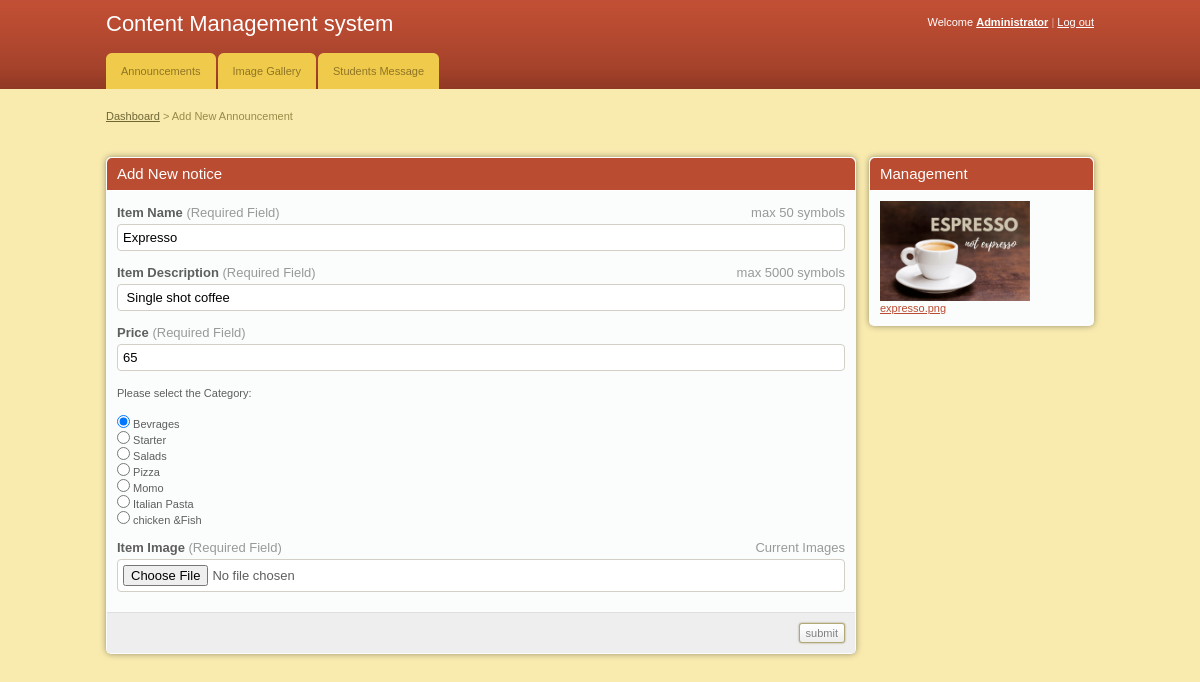
The page /edit.php?id=1 on the database its author committed.
### tables this page shows
CREATE TABLE `menu` (
  `id` int(11) NOT NULL,
  `item_name` text,
  `price` int(11) NOT NULL,
  `category` int(11) NOT NULL,
  `image` text NOT NULL
);

CREATE TABLE `categories` (
  `id` int(11) NOT NULL,
  `category_name` varchar(255) DEFAULT NULL
);

### edit.php (the view, shortened to what this page needs)
<!DOCTYPE html PUBLIC "-//W3C//DTD XHTML 1.0 Transitional//EN" "http://www.w3.org/TR/xhtml1/DTD/xhtml1-transitional.dtd">
<html xmlns="http://www.w3.org/1999/xhtml">
<head>
	<link rel="stylesheet" href="css/style.css" type="text/css" media="all" />
</head>
<body>
<div id="header">
	<div class="shell">
		<?php
			include 'menu.php';
		?>
		</div>
	</div>
<div id="container">
	<div class="shell">
		<div class="small-nav">
			<a href="index.php">Dashboard</a>
			<span>&gt;</span>
			Add New Announcement
		</div>
		<br />
		<div id="main">
			<div id="content">
				<div class="box">
					<div class="box-head">
						<h2>Add New notice</h2>
					</div>
					<form action="" method="post" enctype="multipart/form-data">
						 <?php
								  include 'database.php';
								  $id = $_GET['id'];
									$select = "SELECT * FROM menu where id=$id";
									$result = $conn->query($select);
									$num = $result->num_rows;
									if($num>0){
									while($row = $result->fetch_assoc()){
										list($title,$descript) = explode(":", $row['item_name']);
										$image=$row['image'];
										?>
									<div class="form">
								<p>
									<span class="req">max 50 symbols</span>
									<label>Item Name <span>(Required Field)</span></label>
									<input type="text" class="field size1" name="title" value="<?php echo $title; ?>" required />
								</p>
								<p>
									<span class="req">max 5000 symbols</span>
									<label>Item Description <span>(Required Field)</span></label>
									<input type="text" class="field size1" name="notice" value="<?php echo $descript; ?>"  />
								</p>
								<p>
									<label>Price <span>(Required Field)</span></label>
									<input type="text" class="field size1" name="price" value="<?php echo $row['price']; ?>" required />
								</p>
								<p>Please select the Category:</p>
								  <?php
								  include 'database.php';
									$select = "SELECT * FROM categories ";
									$results = $conn->query($select);
									while($rows = $results->fetch_assoc()){
										if($rows['id']==$row['category']){
											?>
											 <input  type="radio" name="radio" value="<?php echo $rows['id'] ?>" checked> <?php echo $rows['category_name'] ?><br>
											<?php
										}else {
								  ?>
								  <input  type="radio" name="radio" value="<?php echo $rows['id'] ?>"> <?php echo $rows['category_name'] ?><br>
								   <?php
									}
									}?>
									<br>
								<p>
									<span class="req">Current Images</span>
									<label>Item Image <span>(Required Field)</span></label>
									<input type="file" class="field size1" name="image"  />
								</p>
						</div>
						<div class="buttons">
							<input type="submit" class="button" value="submit" name="send" />
						</div>
										<?php
										}
									}else echo "null";
								  ?>
					</form>
				</div>
			</div>
			<div id="sidebar">
				<div class="box">
					<div class="box-head">
						<h2>Management</h2>
					</div>
					<div class="box-content">
						<img src="image/<?php echo $image ?>" height=100 alt="<?php echo $image ?>">
						<a><?php echo $image ?></a>
					</div>
				</div>
			</div>
		</div>
	</div>
</div>
</body>
</html>

### css/style.css (style rules this page uses)
* { padding:0; margin:0; outline:0; }
body { background:#f9ebae; font-family: Verdana, sans-serif; font-size:11px; line-height:14px; color:#5e5e5e; }
input, textarea, select { font-family: Verdana, sans-serif; font-size:13px; }
.field { border:solid 1px #d3cfc7; background:#fff; padding:5px; }
.button { background:#eee url(images/button.gif) repeat-x 0 0; border:solid 1px #b1a874; color:#7f7f7f; font-size:11px; padding:2px 6px 2px 6px; cursor:pointer; line-height:14px !important; }
a { color:#ba4c32; text-decoration: underline; cursor:pointer; }
h2 { font-size:15px; font-weight: normal; }
.shell { width:988px; margin:0 auto; }
#header { height:89px; background:url(images/header.gif); white-space:nowrap; }
#container { padding:20px 0; }
.small-nav { color:#978b48; padding-bottom:20px; }
.small-nav a { color:#6f6636; }
#content { float:left; width:750px; }
#sidebar { float:right; width:225px; }
.box { background:#fbfcfc; height:100%; padding:1px; margin-bottom:20px; }
.box-head { background:#ba4c32; height:32px; color:#fff; padding: 0 10px; line-height:32px; white-space:nowrap; border-bottom:solid 1px #fff; }
.form { padding:15px 10px 5px 10px; }
.form label { display:block; font-weight: bold; font-size:13px; padding-bottom:4px; }
.form label span { color:#999; font-weight: normal; }
.form .field { display:block; }
.form .req { font-size:13px; float:right; white-space:nowrap; color:#999; }
.form p { padding-bottom:15px; }
.size1 { width:716px; }
.buttons { text-align: right; padding:10px; background:#eee; border-top:solid 1px #e0e0e0; }
.buttons .button { margin-left:3px; }
.box-content { padding:10px; }
.box { -moz-border-radius:5px; -webkit-border-radius:5px; -moz-box-shadow: 0 0 6px #978f6c; -webkit-box-shadow: 0 0 6px #978f6c; }
.box-head { -moz-border-radius-topleft:5px; -moz-border-radius-topright:5px; -webkit-border-top-left-radius:5px; -webkit-border-top-right-radius:5px; }
.field, .button { -moz-border-radius:4px; -webkit-border-radius:4px; }
.small-field, .button, .pagging a { -moz-border-radius:3px; -webkit-border-radius:3px; }
.button { -moz-box-shadow: 0 0 2px #978f6c; -webkit-box-shadow: 0 0 2px #978f6c; }

### rows shown on the page
menu: title "Expresso", notice "Single shot coffee", price "65", image (picture), image "expresso.png"
categories: category_name "Bevrages"
categories: category_name "Starter"
categories: category_name "Salads"
categories: category_name "Pizza"
categories: category_name "Momo"
categories: category_name "Italian Pasta"
categories: category_name "chicken &Fish"
